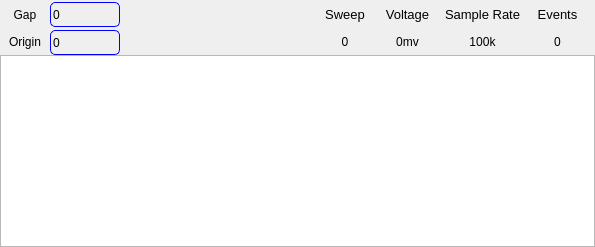
       <widget class="QWidget" name="tab">
        <property name="styleSheet">
         <string notr="true"/>
        </property>
        <attribute name="title">
         <string>Analysis</string>
        </attribute>
        <layout class="QVBoxLayout" name="verticalLayout_2">
         <property name="spacing">
          <number>0</number>
         </property>
         <property name="leftMargin">
          <number>0</number>
         </property>
         <property name="topMargin">
          <number>0</number>
         </property>
         <property name="rightMargin">
          <number>0</number>
         </property>
         <property name="bottomMargin">
          <number>0</number>
         </property>
         <item>
          <layout class="QGridLayout" name="gridLayout_2">
           <item row="1" column="9">
            <widget class="QLabel" name="label_10">
             <property name="minimumSize">
              <size>
               <width>75</width>
               <height>25</height>
              </size>
             </property>
             <property name="maximumSize">
              <size>
               <width>75</width>
               <height>25</height>
              </size>
             </property>
             <property name="text">
              <string>&lt;html&gt;&lt;head/&gt;&lt;body&gt;&lt;p align=&quot;center&quot;&gt;0&lt;/p&gt;&lt;/body&gt;&lt;/html&gt;</string>
             </property>
            </widget>
           </item>
           <item row="0" column="7">
            <widget class="QLabel" name="label_7">
             <property name="minimumSize">
              <size>
               <width>75</width>
               <height>25</height>
              </size>
             </property>
             <property name="maximumSize">
              <size>
               <width>75</width>
               <height>25</height>
              </size>
             </property>
             <property name="font">
              <font>
               <pointsize>10</pointsize>
              </font>
             </property>
             <property name="text">
              <string>&lt;html&gt;&lt;head/&gt;&lt;body&gt;&lt;p align=&quot;center&quot;&gt;Voltage&lt;/p&gt;&lt;/body&gt;&lt;/html&gt;</string>
             </property>
            </widget>
           </item>
           <item row="0" column="0">
            <widget class="QLabel" name="label_3">
             <property name="minimumSize">
              <size>
               <width>50</width>
               <height>30</height>
              </size>
             </property>
             <property name="maximumSize">
              <size>
               <width>50</width>
               <height>30</height>
              </size>
             </property>
             <property name="text">
              <string>&lt;html&gt;&lt;head/&gt;&lt;body&gt;&lt;p align=&quot;center&quot;&gt;Gap&lt;/p&gt;&lt;/body&gt;&lt;/html&gt;</string>
             </property>
            </widget>
           </item>
           <item row="0" column="6">
            <widget class="QLabel" name="label_5">
             <property name="minimumSize">
              <size>
               <width>50</width>
               <height>25</height>
              </size>
             </property>
             <property name="maximumSize">
              <size>
               <width>50</width>
               <height>16777215</height>
              </size>
             </property>
             <property name="font">
              <font>
               <pointsize>10</pointsize>
              </font>
             </property>
             <property name="accessibleName">
              <string/>
             </property>
             <property name="accessibleDescription">
              <string/>
             </property>
             <property name="inputMethodHints">
              <set>Qt::ImhNone</set>
             </property>
             <property name="text">
              <string>&lt;html&gt;&lt;head/&gt;&lt;body&gt;&lt;p align=&quot;center&quot;&gt;Sweep&lt;/p&gt;&lt;/body&gt;&lt;/html&gt;</string>
             </property>
            </widget>
           </item>
           <item row="0" column="1">
            <widget class="QSpinBox" name="spinBox">
             <property name="minimumSize">
              <size>
               <width>70</width>
               <height>25</height>
              </size>
             </property>
             <property name="maximumSize">
              <size>
               <width>70</width>
               <height>25</height>
              </size>
             </property>
             <property name="styleSheet">
              <string notr="true"> 
QSpinBox {
	background-color: rgba(52, 152, 219, 0);
    border: 1px solid blue;
    border-radius: 5px;
    border-image: url(:/images/frame.png) 4;
    
}

QSpinBox::up-button {
    subcontrol-origin: border;
    subcontrol-position: top right; /* position at the top right corner */

    width: 16px; /* 16 + 2*1px border-width = 15px padding + 3px parent border */
    
	border-image: url(:/img/img37.ico);
    border-width: 0px;
}




QSpinBox::down-button {
    subcontrol-origin: border;
    subcontrol-position: bottom right; /* position at bottom right corner */

    width: 16px;
    
	border-image: url(:/img/img9.ico);
   
    border-top-width: 0;
}




</string>
             </property>
             <property name="maximum">
              <number>999999999</number>
             </property>
            </widget>
           </item>
           <item row="1" column="0">
            <widget class="QLabel" name="label_4">
             <property name="minimumSize">
              <size>
               <width>50</width>
               <height>0</height>
              </size>
             </property>
             <property name="maximumSize">
              <size>
               <width>50</width>
               <height>16777215</height>
              </size>
             </property>
             <property name="text">
              <string>&lt;html&gt;&lt;head/&gt;&lt;body&gt;&lt;p align=&quot;center&quot;&gt;Origin&lt;/p&gt;&lt;/body&gt;&lt;/html&gt;</string>
             </property>
            </widget>
           </item>
           <item row="0" column="4" rowspan="2">
            <widget class="QPushButton" name="pushButton_11">
             <property name="minimumSize">
              <size>
               <width>50</width>
               <height>50</height>
              </size>
             </property>
             <property name="maximumSize">
              <size>
               <width>50</width>
               <height>50</height>
              </size>
             </property>
             <property name="toolTip">
              <string>update view</string>
             </property>
             <property name="styleSheet">
              <string notr="true">QPushButton


{ 
	
	image: url(:/img/img36.ico);
	border:none;
	background-color: rgba(230, 126, 34,0);
	

	
}
QPushButton:hover, QPushButton:pressed , QPushButton:checked
{

	
	image: url(:/img/img47s.ico);
	
	border:none;
	background-color: rgba(230, 126, 34,0);
	
}</string>
             </property>
             <property name="text">
              <string/>
             </property>
            </widget>
           </item>
           <item row="0" column="5" rowspan="2">
            <widget class="QPushButton" name="pushButton_12">
             <property name="minimumSize">
              <size>
               <width>50</width>
               <height>50</height>
              </size>
             </property>
             <property name="maximumSize">
              <size>
               <width>50</width>
               <height>50</height>
              </size>
             </property>
             <property name="toolTip">
              <string>Plot all point hist</string>
             </property>
             <property name="styleSheet">
              <string notr="true">QPushButton


{ 
	image: url(:/img/img42.ico);
	border:none;
	
	
	background-color: rgba(230, 126, 34,0);
	

	
}
QPushButton:hover, QPushButton:pressed , QPushButton:checked
{

	
	
	image: url(:/img/img42s.ico);
	
	border:none;
	background-color: rgba(230, 126, 34,0);
	
}</string>
             </property>
             <property name="text">
              <string/>
             </property>
            </widget>
           </item>
           <item row="1" column="7">
            <widget class="QLabel" name="label_8">
             <property name="minimumSize">
              <size>
               <width>75</width>
               <height>25</height>
              </size>
             </property>
             <property name="maximumSize">
              <size>
               <width>75</width>
               <height>25</height>
              </size>
             </property>
             <property name="text">
              <string>&lt;html&gt;&lt;head/&gt;&lt;body&gt;&lt;p align=&quot;center&quot;&gt;0mv&lt;/p&gt;&lt;/body&gt;&lt;/html&gt;</string>
             </property>
            </widget>
           </item>
           <item row="1" column="1">
            <widget class="QSpinBox" name="spinBox_2">
             <property name="minimumSize">
              <size>
               <width>70</width>
               <height>25</height>
              </size>
             </property>
             <property name="maximumSize">
              <size>
               <width>70</width>
               <height>25</height>
              </size>
             </property>
             <property name="styleSheet">
              <string notr="true"> 
QSpinBox {
	background-color: rgba(52, 152, 219, 0);
    border: 1px solid blue;
    border-radius: 5px;
    border-image: url(:/images/frame.png) 4;
    
}

QSpinBox::up-button {
    subcontrol-origin: border;
    subcontrol-position: top right; /* position at the top right corner */

    width: 16px; /* 16 + 2*1px border-width = 15px padding + 3px parent border */
    
	border-image: url(:/img/img37.ico);
    border-width: 0px;
}




QSpinBox::down-button {
    subcontrol-origin: border;
    subcontrol-position: bottom right; /* position at bottom right corner */

    width: 16px;
    
	border-image: url(:/img/img9.ico);
   
    border-top-width: 0;
}




</string>
             </property>
             <property name="maximum">
              <number>999999999</number>
             </property>
            </widget>
           </item>
           <item row="0" column="3" rowspan="2">
            <widget class="QPushButton" name="pushButton_10">
             <property name="minimumSize">
              <size>
               <width>50</width>
               <height>50</height>
              </size>
             </property>
             <property name="maximumSize">
              <size>
               <width>50</width>
               <height>50</height>
              </size>
             </property>
             <property name="toolTip">
              <string>Next part view</string>
             </property>
             <property name="styleSheet">
              <string notr="true">QPushButton


{ image: url(:/img/img35.ico);
	
	border:none;
	background-color: rgba(230, 126, 34,0);
	

	
}
QPushButton:hover, QPushButton:pressed , QPushButton:checked
{
	image: url(:/img/img35s.ico);
	
	
	border:none;
	background-color: rgba(230, 126, 34,0);
	
}</string>
             </property>
             <property name="text">
              <string/>
             </property>
            </widget>
           </item>
           <item row="0" column="2" rowspan="2">
            <widget class="QPushButton" name="pushButton_9">
             <property name="minimumSize">
              <size>
               <width>50</width>
               <height>50</height>
              </size>
             </property>
             <property name="maximumSize">
              <size>
               <width>50</width>
               <height>50</height>
              </size>
             </property>
             <property name="toolTip">
              <string>Previous part view</string>
             </property>
             <property name="styleSheet">
              <string notr="true">QPushButton


{ image: url(:/img/img33.ico);
	border:none;
	
	background-color: rgba(230, 126, 34,0);
	

	
}
QPushButton:hover, QPushButton:pressed , QPushButton:checked
{
	image: url(:/img/img33s.ico);
	
	
	border:none;
	background-color: rgba(230, 126, 34,0);
	
}</string>
             </property>
             <property name="text">
              <string/>
             </property>
            </widget>
           </item>
           <item row="0" column="9">
            <widget class="QLabel" name="label_9">
             <property name="minimumSize">
              <size>
               <width>75</width>
               <height>25</height>
              </size>
             </property>
             <property name="maximumSize">
              <size>
               <width>75</width>
               <height>25</height>
              </size>
             </property>
             <property name="font">
              <font>
               <pointsize>10</pointsize>
              </font>
             </property>
             <property name="text">
              <string>&lt;html&gt;&lt;head/&gt;&lt;body&gt;&lt;p align=&quot;center&quot;&gt;Events&lt;/p&gt;&lt;/body&gt;&lt;/html&gt;</string>
             </property>
            </widget>
           </item>
           <item row="1" column="6">
            <widget class="QLabel" name="label_6">
             <property name="minimumSize">
              <size>
               <width>50</width>
               <height>25</height>
              </size>
             </property>
             <property name="maximumSize">
              <size>
               <width>50</width>
               <height>16777215</height>
              </size>
             </property>
             <property name="text">
              <string>&lt;html&gt;&lt;head/&gt;&lt;body&gt;&lt;p align=&quot;center&quot;&gt;0&lt;/p&gt;&lt;/body&gt;&lt;/html&gt;</string>
             </property>
            </widget>
           </item>
           <item row="0" column="8">
            <widget class="QLabel" name="label_samp">
             <property name="minimumSize">
              <size>
               <width>75</width>
               <height>25</height>
              </size>
             </property>
             <property name="maximumSize">
              <size>
               <width>75</width>
               <height>25</height>
              </size>
             </property>
             <property name="font">
              <font>
               <pointsize>10</pointsize>
              </font>
             </property>
             <property name="text">
              <string>&lt;html&gt;&lt;head/&gt;&lt;body&gt;&lt;p align=&quot;center&quot;&gt;Sample Rate&lt;/p&gt;&lt;/body&gt;&lt;/html&gt;</string>
             </property>
            </widget>
           </item>
           <item row="1" column="8">
            <widget class="QLabel" name="label_sample_rate">
             <property name="text">
              <string>&lt;html&gt;&lt;head/&gt;&lt;body&gt;&lt;p align=&quot;center&quot;&gt;100k&lt;/p&gt;&lt;/body&gt;&lt;/html&gt;</string>
             </property>
            </widget>
           </item>
          </layout>
         </item>
         <item>
          <layout class="QVBoxLayout" name="verticalLayout">
           <item>
            <widget class="QListView" name="listView"/>
           </item>
          </layout>
         </item>
        </layout>
       </widget>
